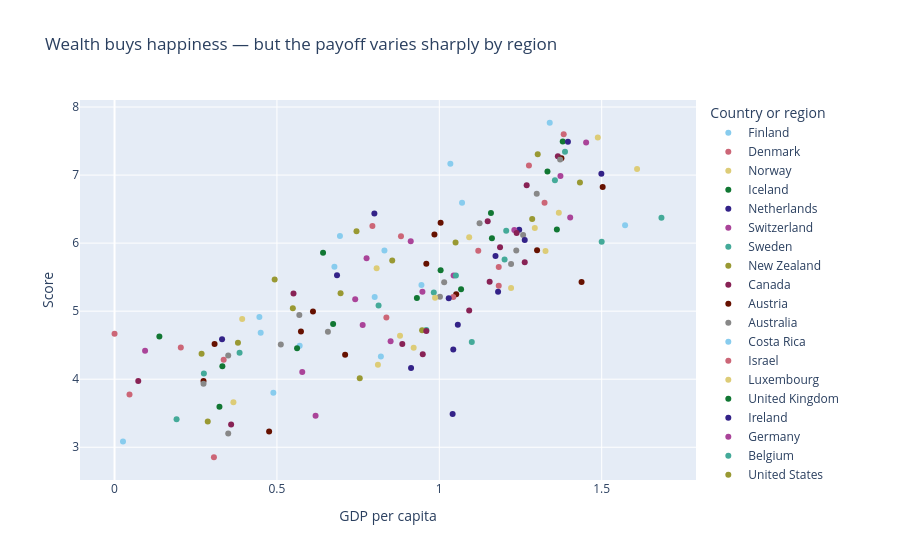

The cell this chart's notebook holds for it:
### Markdown cell above
## Question 1: How does GDP per capita relate to happiness score, and does that relationship differ by region?

### Code cell
import plotly.express as px

fig = px.scatter(
    df,
    x="GDP per capita",
    y="Score",
    color="Country or region",  # <-- Changed from "Region"
    color_discrete_sequence=px.colors.qualitative.Safe,
    title="Wealth buys happiness — but the payoff varies sharply by region",
)
fig.show()
